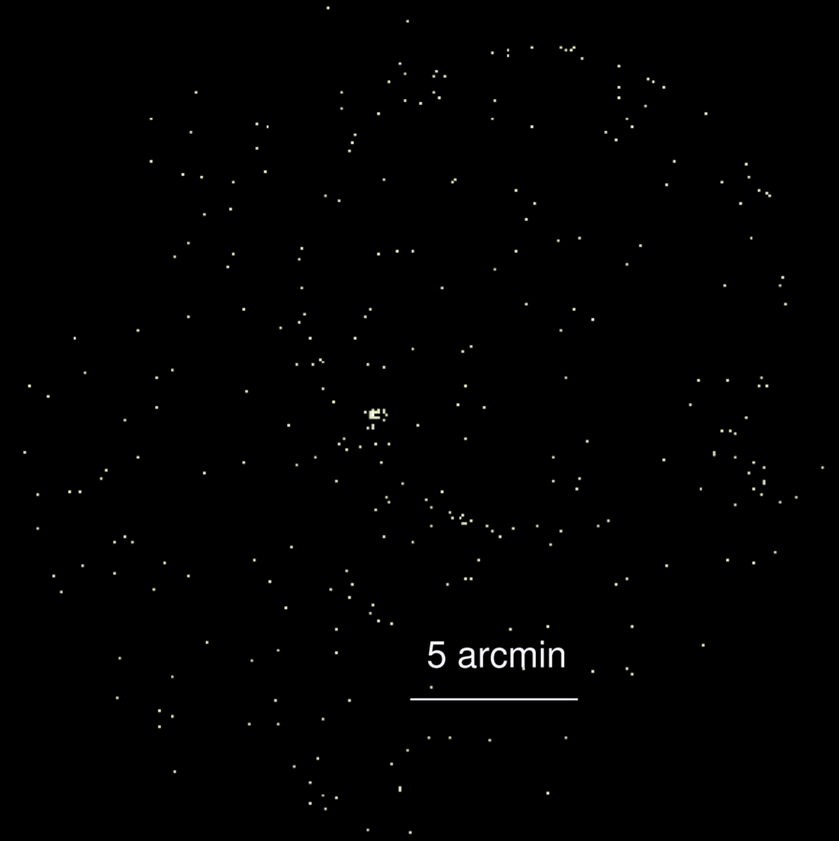
#> input picture sample_images/sample1.png, 839 x 841 px, shrunk from 1178 x 1181 before the run
$ python hough_from_scratch.py
#> lines starting #> are read from the running program, lines starting #| are printed output that depends on the picture; after the words box and inside, x2 and y2 are one past the last pixel; in counts of white or black regions, pixels touching at a corner belong together
import numpy as np
import matplotlib.pyplot as plt
from skimage import data, color
from skimage.util import img_as_ubyte
from skimage.io import imread
from PIL import Image

img = imread('sample_images/sample1.png')
#> img is the input picture: shape (841, 839, 4); mean R, G, B, A 1.2, 1.2, 1.1, 255
# print(img.shape)
imggray = color.rgb2gray(img)
imgubyte = img_as_ubyte(imggray)
# print(imgubyte.shape)

# np.savetxt("img.txt", img)
# np.savetxt("ubyte.txt", imgubyte)

plt.imsave('image_outputs/recreated.png', imgubyte, cmap='Greys')
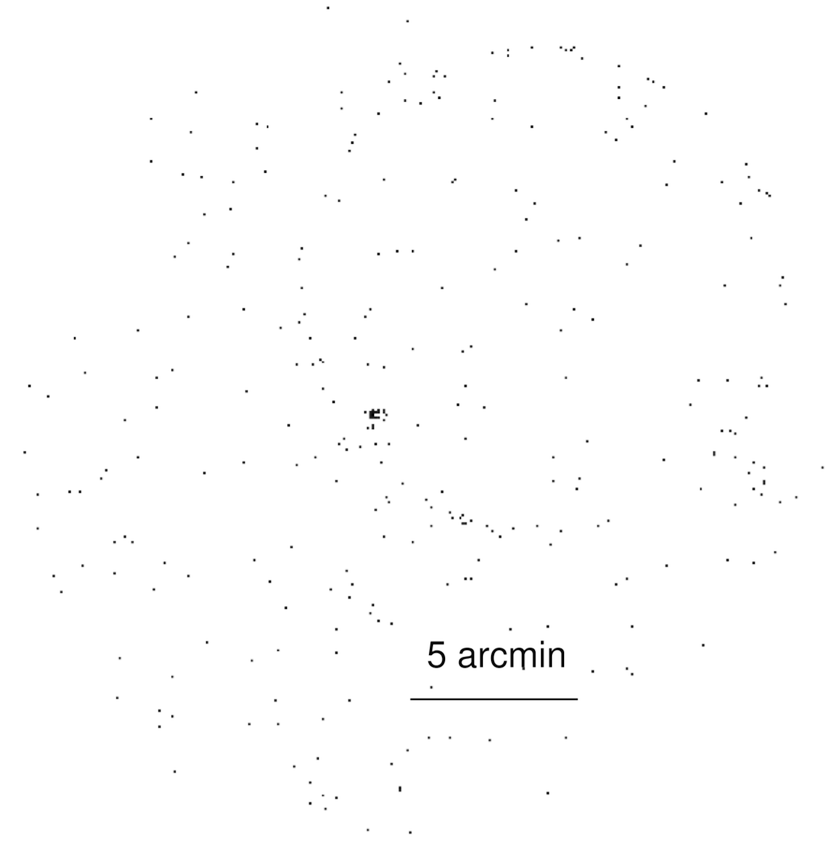
#> saved as recreated.png: shape (841, 839, 3); min 0, max 255, mean 254

normimg = imgubyte
for x in range(len(normimg)):
    for y in range(len(normimg[1])):
        if normimg[x][y] != 0:
            normimg[x][y] = 1
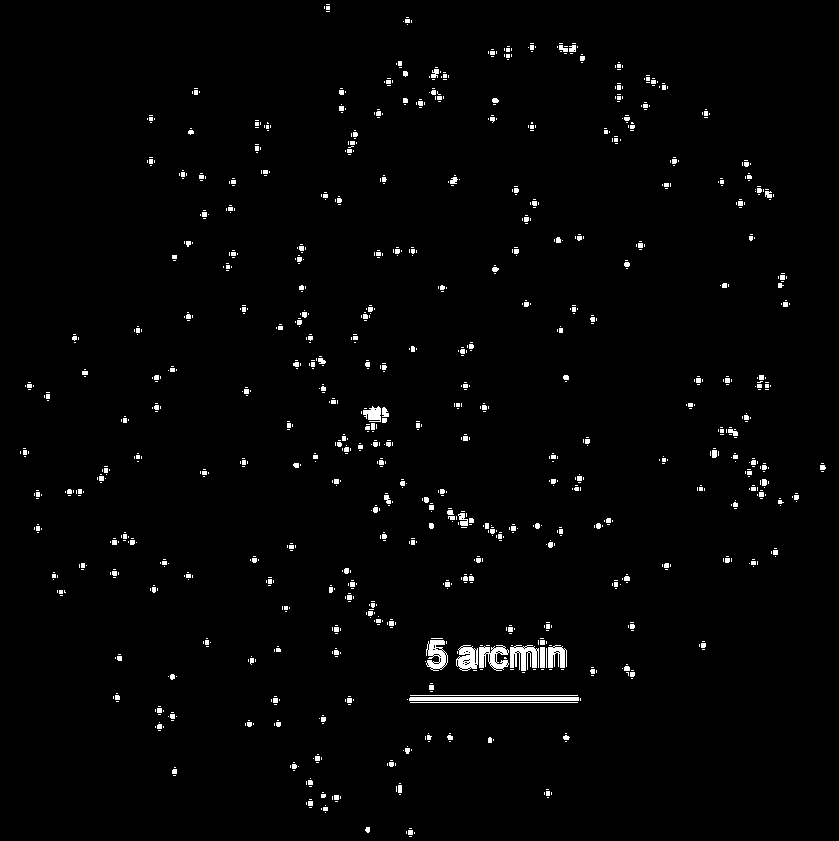
#> normimg: shape (841, 839); values 0 (black) and 1 (white), 1.7% white; 1165 white regions (910 under 20 px), largest, box (x1, y1, x2, y2) and area: (409, 697, 579, 701) 679, (510, 645, 539, 671) 480, (479, 645, 509, 671) 447

# print(normimg.shape)
# np.savetxt("normimg.txt", normimg, fmt='%1.0f')

for x in range(len(normimg)):
    for y in range(len(normimg[1])):
        print(normimg[x][y], end="")
    print()
#> this loop made 841 passes
#> (printed output is left out)


plt.imsave('image_outputs/normrecreated.png', normimg, cmap='Greys')

$ run again, with sample_images/sample2.PNG copied over sample_images/sample1.png
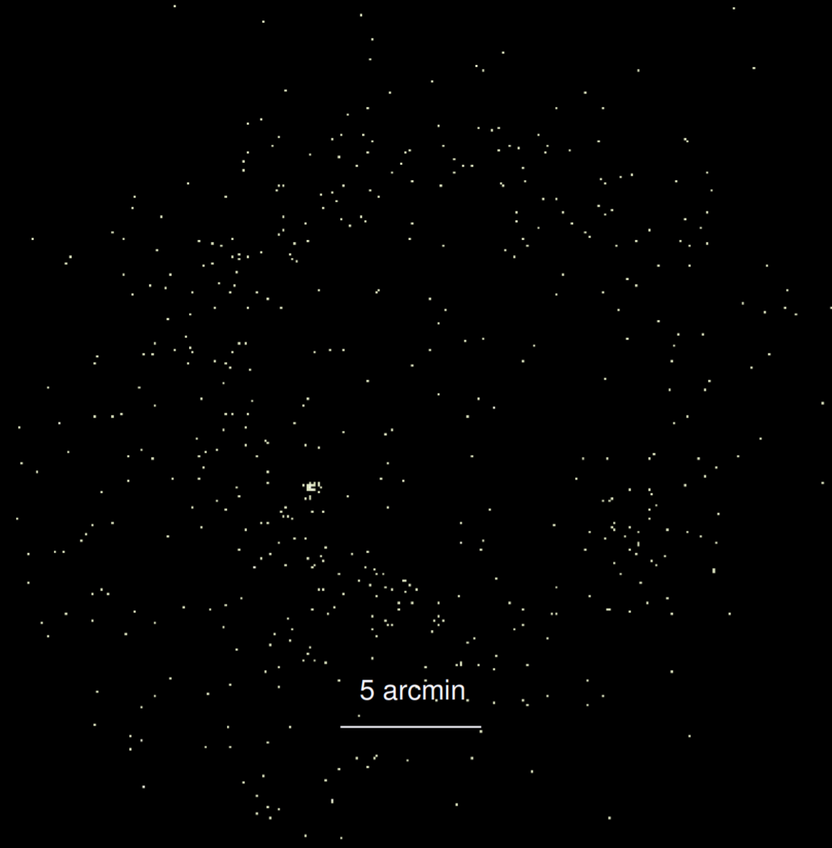
#> input picture sample_images/sample2.PNG, 832 x 848 px, shrunk from 1140 x 1163 before the run
#> img is the input picture: shape (848, 832, 4); mean R, G, B, A 1.2, 1.2, 1.1, 255
#> `plt.imsave('image_outputs/recreated.png', imgubyte, cmap='Greys')`:
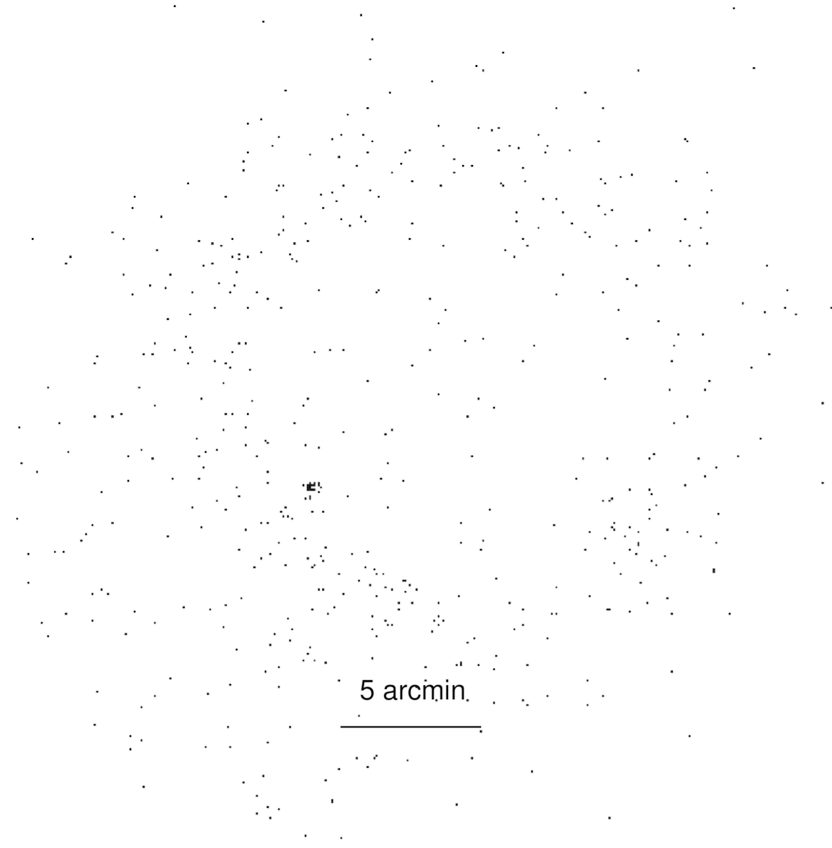
#> saved as recreated.png: shape (848, 832, 3); min 0, max 255, mean 254
#> after the loop `for x in range(len(normimg)):`:
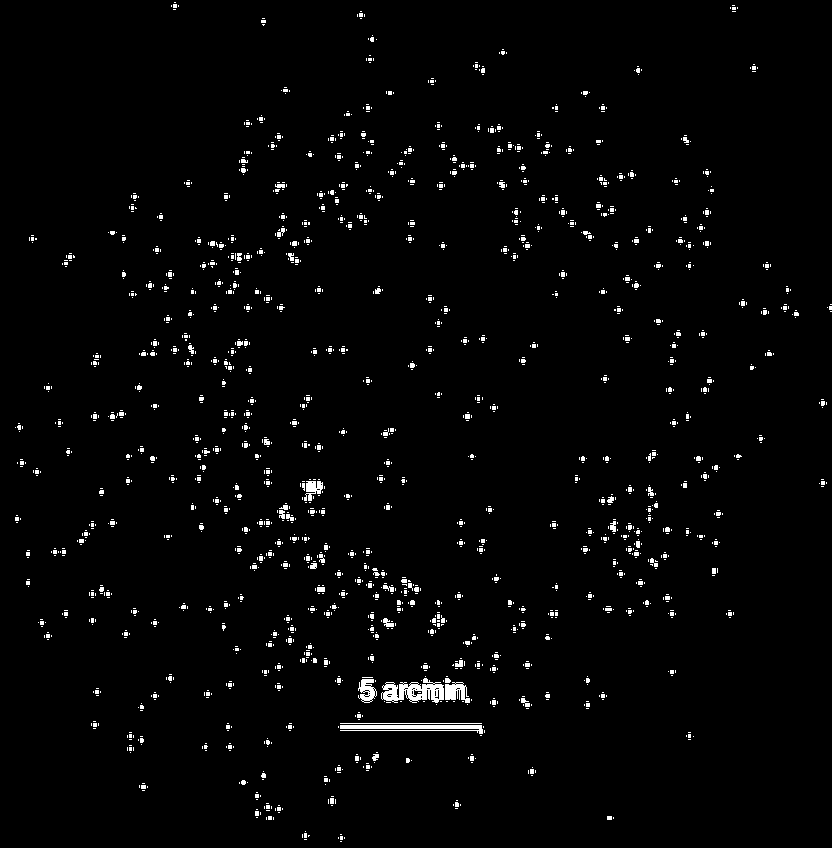
#> normimg: shape (848, 832); values 0 (black) and 1 (white), 2.1% white; 2169 white regions (2065 under 20 px), largest, box (x1, y1, x2, y2) and area: (381, 678, 444, 703) 897, (340, 725, 483, 734) 729, (445, 682, 470, 703) 328
#> the loop `for x in range(len(normimg)):` made 848 passes
#> (printed output is left out)

$ run again, with sample_images/sample3.png copied over sample_images/sample1.png
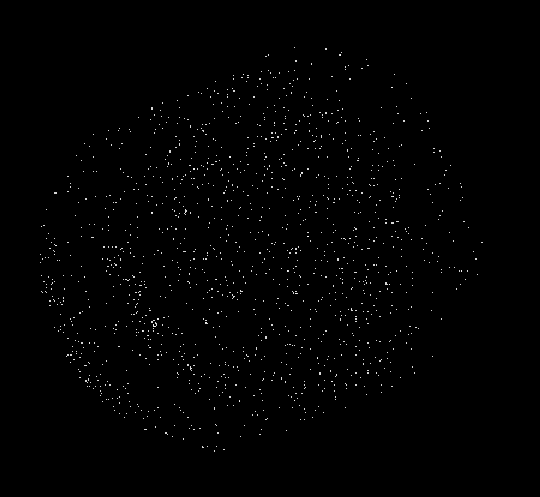
#> input picture sample_images/sample3.png, 540 x 497 px
#> img is the input picture: shape (497, 540, 4); mean R, G, B, A 1.7, 1.7, 1.7, 255
#> `plt.imsave('image_outputs/recreated.png', imgubyte, cmap='Greys')`:
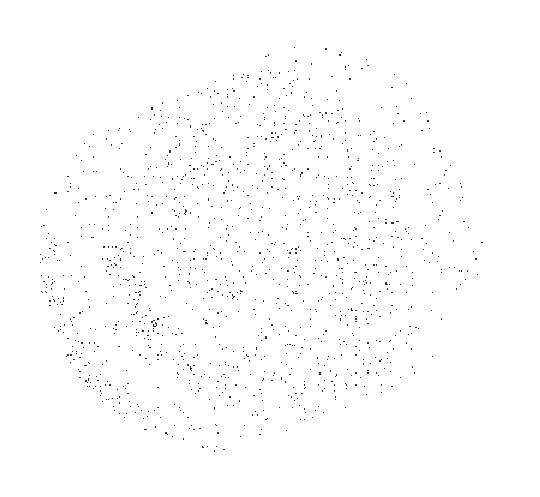
#> saved as recreated.png: shape (497, 540, 3); min 0, max 255, mean 253.3
#> after the loop `for x in range(len(normimg)):`:
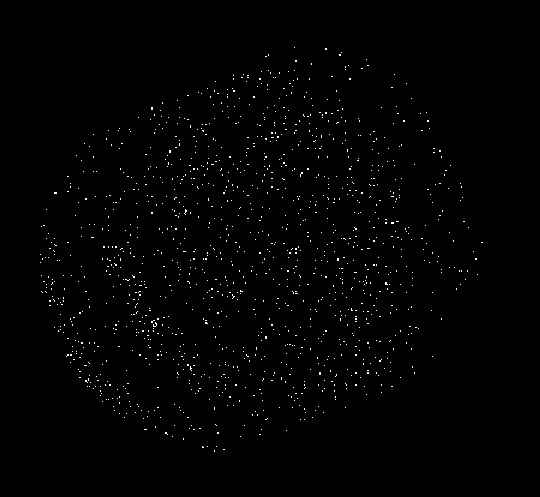
#> normimg: shape (497, 540); values 0 (black) and 1 (white), 0.81% white in thin lines or dots, all inside (x1, y1, x2, y2) = (40, 47, 483, 452)
#> the loop `for x in range(len(normimg)):` made 497 passes
#> (printed output is left out)
